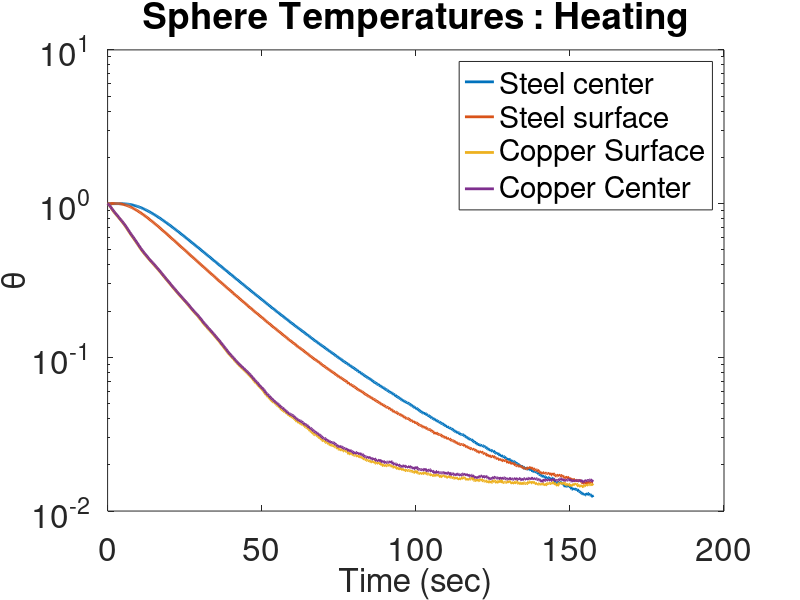
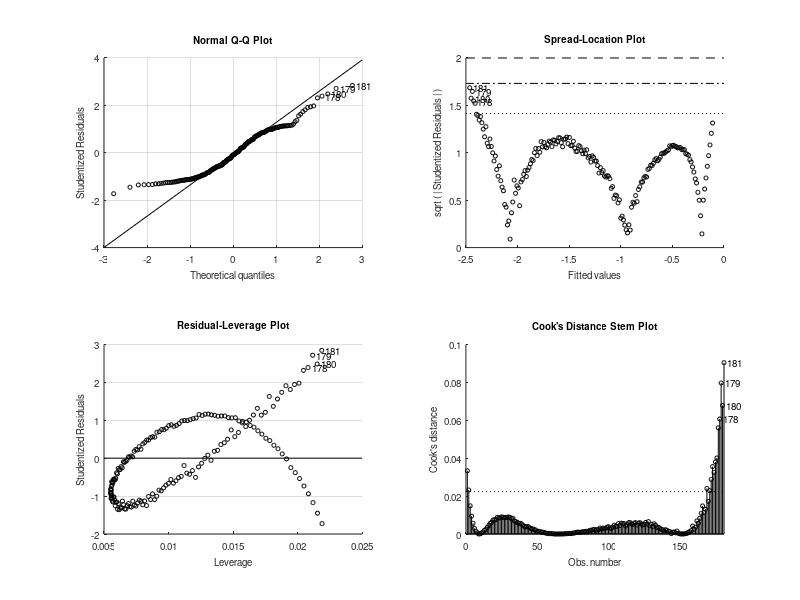

Write MATLAB code to recreate these figures, in order. (Note: this script raises an error after producing the figures.)
function Heat_Conduction_Lab()
close all
clear all
clc

%load('Sphere_Data2.mat')
load('SphereData.mat')

%%%  --->  Data Analysis For all Four Trials  <---  %%%
% Concatente the two trials for heating and cooling
% Sort the data so that the times are in order and use the order output argument
%   to sort the temperatures accordinly
[t_heating,order_h] = sort([sphere_data(1).time]);%sphere_data(3).time]);
[t_cooling,order_c] = sort([sphere_data(2).time]);%sphere_data(4).time]);

T_heating = [sphere_data(1).ss_cent,sphere_data(1).ss_surf,sphere_data(1).cu_surf,sphere_data(1).cu_cent];
             %sphere_data(3).ss_cent,sphere_data(3).ss_surf,sphere_data(3).cu_surf,sphere_data(3).cu_cent];
         
T_cooling = [sphere_data(2).ss_cent,sphere_data(2).ss_surf,sphere_data(2).cu_surf,sphere_data(2).cu_cent];
             %sphere_data(4).ss_cent,sphere_data(4).ss_surf,sphere_data(4).cu_surf,sphere_data(4).cu_cent];
    
T_heating = T_heating(order_h,:);
T_cooling = T_cooling(order_c,:);

% Create the plots
plot_data(t_heating,T_heating,'Heating')
plot_data(t_cooling,T_cooling,'Cooling')

end


function plot_data(t,T,trial)
% default plotting style
fs = 24;    % font size
ms = 10;    % marker size
lw = 2;     % line width

%%%  --->  Plot the temperature data  <---  %%%
figure ('Name','Log(theta)')
% Calculate the initial temp by averaging the four thermocouple values
T_i = mean(T(1,:));%60;
%fprintf("Ti = %.2f\n",T_i)

% Depending on the trial, set the water temp
if trial == "Heating"
    T_inf = 59.5;
else % for the cooling condition
    T_inf = 29.5;
end
%fprintf("T_inf = %.2f\n",T_inf)
%T_inf = max(T(end,:));

% Calculate theta, and plot on a log scale
theta = (T - T_inf)./(T_i - T_inf);
semilogy(t,theta,'linewidth',lw)

legend('Steel center','Steel surface','Copper Surface','Copper Center')
set(gca,'FontSize',fs);
xlabel('Time (sec)','Fontsize',fs)
ylabel('\theta','Fontsize',fs)
plot_title = sprintf('Sphere Temperatures : %s',trial);
title(plot_title)


%%%  --->  Plot ln(theta) and create linear fits  <---  %%%
figure('Name','ln(theta) linear fit')

ln_theta = log(theta);

% Crop the linear region of the plots
t_crop = t(40:220);
T1_crop = ln_theta(40:220,1);
T2_crop = ln_theta(40:220,2);
T3_crop = ln_theta(40:220,3);
T4_crop = ln_theta(40:220,4);


%%% Apply a linear fit to the four cases
%%%   - surface and center
%%%   - SS and Cu

%lin_al.Rsquared.Ordinary For linear fit

% Case 1: SS center
lin_T1 = fitlm(t_crop,T1_crop,'linear');
b_T1 = table2array(lin_T1.Coefficients(1,'Estimate'));
m_T1 = table2array(lin_T1.Coefficients(2,'Estimate'));

% Case 2: SS surface
lin_T2 = fitlm(t_crop,T2_crop,'linear');
b_T2 = table2array(lin_T2.Coefficients(1,'Estimate'));
m_T2 = table2array(lin_T2.Coefficients(2,'Estimate'));

% Case 3: Cu surface
lin_T3 = fitlm(t_crop,T3_crop,'linear');
b_T3 = table2array(lin_T3.Coefficients(1,'Estimate'));
m_T3 = table2array(lin_T3.Coefficients(2,'Estimate'));

% Case 4: Cu center
lin_T4 = fitlm(t_crop,T4_crop,'linear');
b_T4 = table2array(lin_T4.Coefficients(1,'Estimate'));
m_T4 = table2array(lin_T4.Coefficients(2,'Estimate'));

% Plot the raw data
plot(t_crop,T1_crop,'bo',t_crop,T2_crop,'bs',t_crop,T3_crop,'rs',t_crop,T4_crop,'ro','MarkerSize',10,'LineWidth',1.7)
hold on
% Plot the linear fits
plot(t_crop,t_crop.*m_T1+b_T1,'g',t_crop,t_crop.*m_T2+b_T2,'k',t_crop,t_crop.*m_T3+b_T3,'g--',t_crop,t_crop.*m_T4+b_T4,'k--','LineWidth',2)

% Form strings for the legend
eq_T1 = sprintf('\\theta = %.4ft+%.4f : SS Center',m_T1,b_T1);
eq_T2 = sprintf('\\theta = %.4ft+%.4f : SS Surface',m_T2,b_T2);
eq_T3 = sprintf('\\theta = %.4ft+%.4f : Cu Surface',m_T3,b_T3);
eq_T4 = sprintf('\\theta = %.4ft+%.4f : Cu Center',m_T4,b_T4);

% Set plot appearance
lgnd = legend('Steel center','Steel surface','Copper Surface','Copper Center',eq_T1,eq_T2,eq_T3,eq_T4,'Location','northeast');
lgnd.FontSize = 24; %lgnd.NumColumns = 2;
set(gca,'FontSize',fs);
xlabel('Time (sec)','Fontsize',fs)
ylabel('ln(\theta)','Fontsize',fs)
plot_title = sprintf('ln(\\theta) : %s',trial);
title(plot_title)


%%%  --->  Fit the copper sphere thermal response curves  <---  %%%
figure('Name','Copper Thermal Response')

% Copper physical parameters
r = 0.023875;   % radius (m)
V = (4/3)*pi*r^3;
As = 4*pi*r^2;
h = 1800; %initial value
rho = 8933; % kg/m^3
cp = 385;   % J/kgK
k = 401; % W/m*k


% Calculate h
h = determine_h(m_T3,rho,V,As,cp,t_crop,r,'Cu');


% Calculations for Bi and thermal resistance
Bi = h*r/k;
fprintf('The Bi for copper, trial %s: %f\n',trial,Bi)
tau = rho*cp*V/(h*As);  % timne constant (sec)

% LCM calculation
T_copper = T_inf + (T_i-T_inf)*exp(-t/tau);
plot(t(1:10:end),T_copper(1:10:end),'linewidth',lw)
lump_legnd = sprintf('Lumped, h = %.3f W/m^2K',h);
hold on

% Plot data
plot(t(1:10:end),T(1:10:end,3),'go','linewidth',lw,'markersize',ms)
hold on
plot(t(1:10:end),T(1:10:end,4),'rs','linewidth',lw,'markersize',ms)

% Plot parameters
cu_title = sprintf('Copper Sphere %s',trial);
title(cu_title,'Fontsize',fs)
xlabel('Time (sec)','Fontsize',fs)
ylabel('Temperature (\circC)','Fontsize',fs)
legend(lump_legnd,'Surface Temp','Center Temp')
set(gca,'FontSize',fs-2);


%%% Various deprecated function calls
%h = determine_h(sphere_data(trial).cu_surf,T_i,T_inf,rho,V,As,cp,trial);
%log_dimensionless_temp(t,sphere_data(trial).cu_surf,sphere_data(trial).cu_cent,T_i,T_inf,trial,'Cu')
%lin_fit_logs(t,sphere_data(trial).cu_surf,sphere_data(trial).cu_cent,trial,'SS')
%determine_Bi(t,sphere_data(trial).cu_surf,T_i,T_inf,r,rho,cp,k,trial,'Cu')


%%%%%  --->  Steel sphere cooling curves  <---  %%%%%
figure('Name','Steel Thermal Response')

% Plot steel temps
plot(t(1:10:end),T(1:10:end,1),'ro','linewidth',lw,'markersize',ms)    % plot the center data
hold on
plot(t(1:10:end),T(1:10:end,2),'bs','linewidth',lw,'markersize',ms)    % plot the edge data

% Steel physical parameters
h = 1800;   % adjustable guess for h --> 1250 initial value
rho = 8238; % kg/m^3
cp = 468;   % J/kgK
k = 13.4;   % W/mK
alpha = k./(rho*cp);
Bi = h*r/k;
r = 0.023875;   % radius (m)
V = (4/3)*pi*r^3;
As = 4*pi*r^2;
tau = rho*cp*V/(h*As);  % lumped time constant

% Bi number for steel
fprintf("Bi number for SS, trial %s: %f\n",trial,Bi)

% Find the first 15 series terms
clear lambda lambda_new
lambda = linspace(0,50,1000000);
% plot(lambda/pi,cot(lambda))
% hold on
% plot(lambda/pi,(1-Bi)./lambda)
% %break

tol = 1e-4;
lambda = lambda(abs(cot(lambda) - (1-Bi)./lambda) < tol);  % find intersections
j = 1;  % index for temporary lambda vector
for i = 1:length(lambda) - 1    % remove duplicates
    if abs(lambda(i)-lambda(i+1)) > tol
        lambda_new(j) = lambda(i);
        j = j+1;
    end
end

lambda = lambda_new;
disp("Lambda:")
disp(lambda)
% hold on
% length(lambda);      % check that there are 15 values
% plot(lambda,cot(lambda),'rs','linewidth',lw,'markersize',ms)
% ylim([-5 5])
% hold on
% %break


A = 2*(sin(lambda) - lambda.*cos(lambda))./(lambda - sin(lambda).*cos(lambda));
f = sin(0.9*lambda)./(0.9*lambda);    % position function f at the surface r = ro
Fo = alpha*t./r.^2;
T_center_model = ones(size(t)); % pre-allocate
T_surface_model = ones(size(t));

for i = 1:length(t)
    T_center_model(i) = T_inf+(T_i-T_inf)*sum(A.*exp(-lambda.^2*Fo(i)));
    T_surface_model(i) = T_inf+(T_i-T_inf)*sum(A.*exp(-lambda.^2*Fo(i)).*f);
end

% Plot series values
plot(t,T_center_model,'g','linewidth',lw)   % plot the model
hold on
plot(t,T_surface_model,'k','linewidth',lw)   % plot the model
hold on

% Plot lumped capacitance
T_steel = T_inf + (T_i-T_inf)*exp(-t/tau); % lumped
plot(t(1:10:end),T_steel(1:10:end),'m-','LineWidth',lw)

% figure properties
xlim([0 max(t)])
ss_title = sprintf('Steel Sphere %s',trial);
title(ss_title,'Fontsize',fs)
xlabel('Time (sec)','Fontsize',fs)
ylabel('Temperature (\circC)','Fontsize',fs)
legend('Center data','Surface data','Center Model','Surface Model','Lumped Capacitence Approximation')
set(gca,'FontSize',fs);


%log_dimensionless_temp(t,sphere_data(trial).ss_surf,sphere_data(trial).ss_cent,T_i,T_inf,trial,'SS')

%lin_fit_logs(t,sphere_data(trial).ss_surf,sphere_data(trial).ss_cent,trial,'SS')
end


% Calculate the value of h
function h = determine_h(ln_theta,rho,V,A_s,C,t,r,trial)

h = ((-rho.*V.*C.*ln_theta)./A_s);

if length(h) > 1
    h = mean(h);
end

fprintf('H for trial %s: %.2f\n',trial,h)

end







%%%  --->  Deprecated Functions  <---  %%%

function log_dimensionless_temp(t,T1,T2,T_i,T_inf,trial,material)
T1 = log((T1-T_inf) ./ (T_i-T_inf));
T2 = log((T2-T_inf) ./ (T_i-T_inf));

figure('Name','Dimensionless Temp')
plot(t(1:10:end),T1(1:10:end),'ro',t(1:10:end),T2(1:10:end),'bo')%,t,T_i,t,T_inf)
hold on

t_crop = t(40:200);
T1_crop = T1(40:200);
T2_crop = T2(40:200);

% linear fits
lin_br = fitlm(t_crop,T1_crop,'linear');
b_T1 = table2array(lin_br.Coefficients(1,'Estimate'));
m_T1 = table2array(lin_br.Coefficients(2,'Estimate'));

lin_br = fitlm(t_crop,T2_crop,'linear');
b_T2 = table2array(lin_br.Coefficients(1,'Estimate'));
m_T2 = table2array(lin_br.Coefficients(2,'Estimate'));

% plot(t_crop,T1_crop,'bo',t_crop,T2_crop,'go')
% hold on
if material == "SS"
    t_plot = [t_crop-20:t_crop+100];
else
    t_plot = [t_crop-20:t_crop+50];
end
plot(t_plot,t_plot*m_T1+b_T1,'k',t_plot,t_plot*m_T2+b_T2,'k')

plot_title = sprintf('Log of Dimensionless Temp: %s : Trial %d',material,trial);
title(plot_title)
xlabel('Time (s)','FontSize',24)
ylabel('Temperature (\circC)','FontSize',24)
legend('Surface','Center')
end

function lin_fit_logs(t,T1,T2,trial,material)
t = t(20:40);
T1 = T1(20:40);
T2 = T2(20:40);

% linear fit for brass
lin_br = fitlm(t,T1,'linear');
b_T1 = table2array(lin_br.Coefficients(1,'Estimate'));
m_T1 = table2array(lin_br.Coefficients(2,'Estimate'));

lin_br = fitlm(t,T2,'linear');
b_T2 = table2array(lin_br.Coefficients(1,'Estimate'));
m_T2 = table2array(lin_br.Coefficients(2,'Estimate'));

figure
plot_title = sprintf("Linear fir for %s, trial %d",material,trial);

plot(t,T1,'bo',t,T2,'go')
hold on
plot(t,t*m_T1+b_T1,'k',t,t*m_T2+b_T2,'k')

title(plot_title,'Fontsize',16)
xlabel('Time (s)','linewidth',2)
ylabel('ln(\theta)','linewidth',2)

end

function determine_Bi(t,T_sur,T_i,T_inf,r,rho,C,k,trial,material)

theta = (T_sur-T_inf) ./ (T_i-T_inf);
Bi = log(theta) .* ((-(r^2)*rho*C) ./ (t*k));

Bi = mean(Bi);
fprintf('The Bi number for %s, trial %d: %.3f\n',material,trial,Bi)

end
